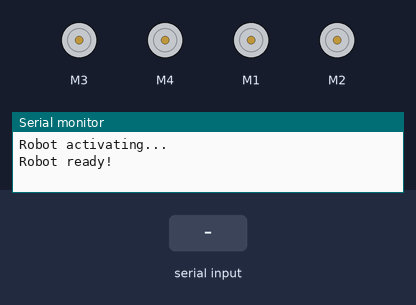
Recording of a sketch running on a simulated Arduino Uno, built with avr-gcc and run on an emulated ATmega328P. On the bench: 4 × DC motor (green arrow = forward, orange = backward, longer = faster), the last lines printed to the serial monitor. The test bench sets the inputs (shaded band).

Above: at 1.7 s.
1.8 s: "90,45\n" received over Serial
At 3.0 s:
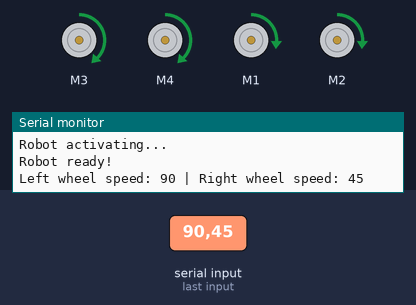
3.3 s: "30,150\n" received over Serial
At 4.3 s:
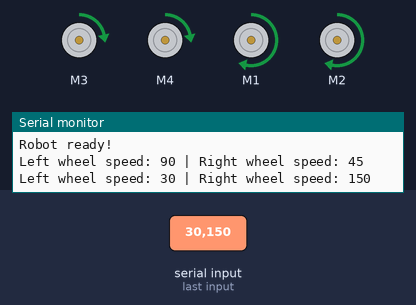
4.8 s: "1,90\n" received over Serial
At 5.4 s:
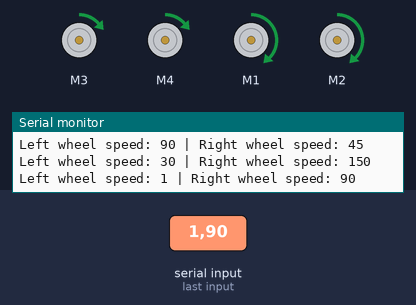
Timing chart, 0 to 7.8 s (numbered marks = the images above; inputs shaded):
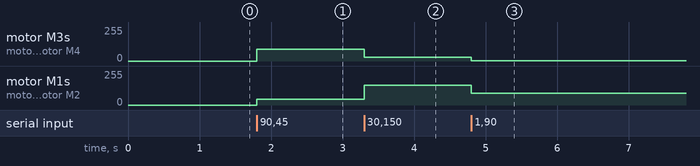

The sketch:

Motor_controls.ino
```cpp
#include <AFMotor.h>
#include <Arduino.h>

AF_DCMotor rightMotorback(1);
AF_DCMotor rightMotorfront(2);
AF_DCMotor leftMotorback(3);
AF_DCMotor leftMotorfront(4);

/*
const byte BUFFER_SIZE = 16;
char buffer[BUFFER_SIZE];
byte bufferIndex = 0;
*/

void setup() {
  Serial.begin(115200);
  Serial.println("Robot activating...");
  delay(500);
  Serial.println("Robot ready!");
}

void loop() {
  if (Serial.available()) {
    String input = Serial.readStringUntil('\n'); //string parse seems fast enough to not warrant a buffer method
    int commaIndex = input.indexOf(',');
    if (commaIndex > 0) {
      int leftSpeed = input.substring(0, commaIndex).toInt();
      int rightSpeed = input.substring(commaIndex + 1).toInt();

      Serial.print("Left wheel speed: "); Serial.print(leftSpeed); Serial.print(" | Right wheel speed: "); Serial.println(rightSpeed);

      move(leftSpeed, rightSpeed);
    }
  }
}

void move(int leftSpeed, int rightSpeed) {
  leftMotorback.setSpeed(leftSpeed);
  leftMotorfront.setSpeed(leftSpeed);
  rightMotorback.setSpeed(rightSpeed);
  rightMotorfront.setSpeed(rightSpeed);

  leftMotorfront.run(FORWARD);
  leftMotorback.run(FORWARD);
  rightMotorfront.run(FORWARD);
  rightMotorback.run(FORWARD);
}

/*
void parseCommand(char* cmd) {
  // Expecting: "120,80"
  int commaIndex = -1;
  for (byte i = 0; i < BUFFER_SIZE; i++) {
    if (cmd[i] == ',') {
      commaIndex = i;
      break;
    }
  }

  if (commaIndex > 0) {
    cmd[commaIndex] = '\0';  // Split into two substrings
    int leftSpeed = atoi(cmd);
    int rightSpeed = atoi(cmd + commaIndex + 1);

    leftSpeed = constrain(leftSpeed, 0, 255);
    rightSpeed = constrain(rightSpeed, 0, 255);

    //still using tank style turn
  }
}

*/
```

Measured:
- after the input at 1.8 s, motor M3, motor M4: stopped → forward 90/255 at once; motor M1, motor M2: stopped → forward 45/255 at once
- after the input at 3.3 s, motor M3, motor M4: forward 90/255 → forward 30/255 at once; motor M1, motor M2: forward 45/255 → forward 150/255 at once
- after the input at 4.8 s, motor M3, motor M4: forward 30/255 → forward 1/255 at once; motor M1, motor M2: forward 150/255 → forward 90/255 at once
